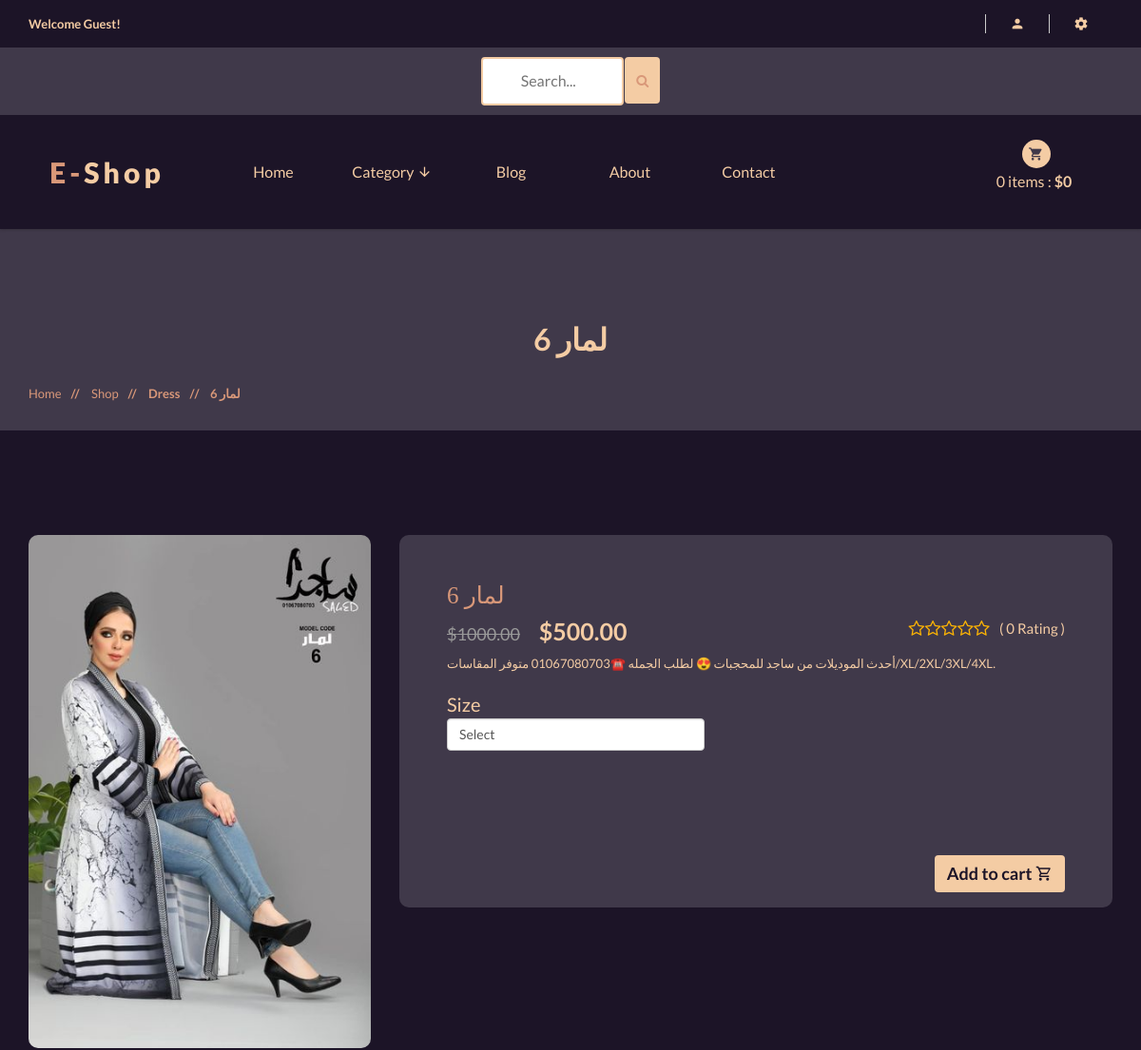
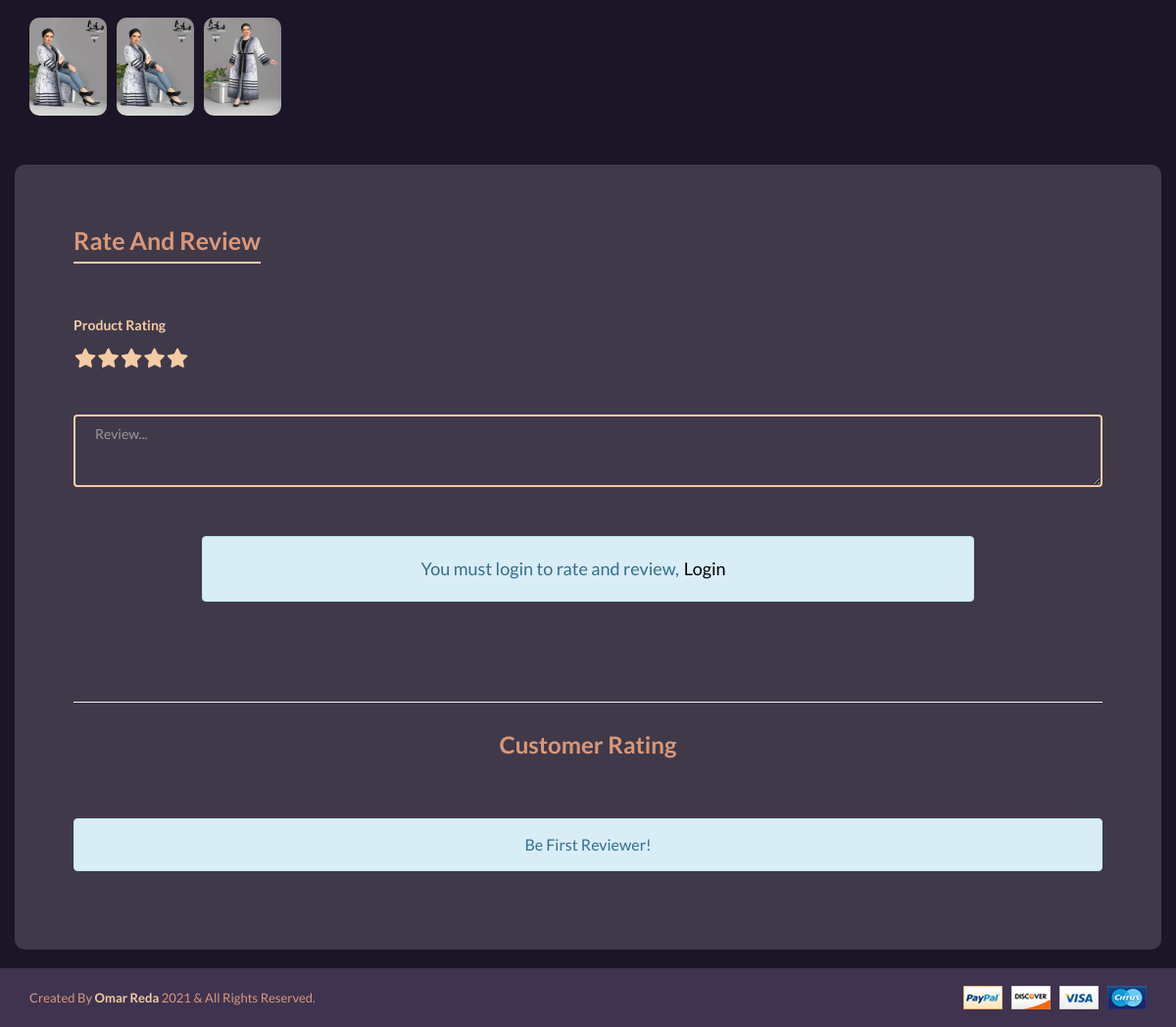
/shop/dress/lmr-6/, run on the app's committed database (2 pictures, top to bottom).
### shop/models.py (models this page shows, shortened)
class Product(models.Model):
    category = models.ForeignKey(Category, on_delete=models.CASCADE)
    name = models.CharField(max_length=100, unique=True)
    slug = models.SlugField(max_length=100, unique=True)
    description = models.TextField(max_length=300, blank=True)
    price = models.DecimalField(max_digits=6, decimal_places=2)
    discount = models.DecimalField(max_digits=6, decimal_places=2, default=0.00)
    image = models.ImageField(upload_to='photos/products')
    stock = models.IntegerField()
    new = models.BooleanField(default=False)
    is_available = models.BooleanField(default=True)
    date_joined_for_format = models.DateTimeField(auto_now_add=True)
    last_login_for_format = models.DateTimeField(auto_now=True)
    def averageRating(self):
        reviews = ReviewRating.objects.filter(product=self, status=True).aggregate(average=Avg('rating'))
        avg = 0
        if reviews['average'] is not None:
            avg = float(reviews['average'])
        return avg
    def countReview(self):
        reviews = ReviewRating.objects.filter(product=self, status=True).aggregate(count=Count('id'))
        count = 0
        if reviews['count'] is not None:
            count = int(reviews['count'])
        return count
    class Meta:
        verbose_name_plural = 'Products'
        ordering = ('-date_joined_for_format',)

class Category(models.Model):
    name = models.CharField(max_length=100, unique=True)
    slug = models.SlugField(max_length=100, unique=True)
    description = models.TextField(max_length=250, blank=True)
    image = models.ImageField(upload_to='categories', blank=True)
    class Meta:
        verbose_name = 'Category'
        verbose_name_plural = 'categories'
    def get_category_slug_url(self):
        return reverse('shop:categries', args=[self.slug])
    def __str__(self):
        return self.name

class ProductGallery(models.Model):
    product = models.ForeignKey(Product, default=None ,on_delete=models.CASCADE)
    image = models.ImageField(upload_to='product_gallery')
    class Meta:
        verbose_name = 'productgallery'
        verbose_name_plural = 'product gallery'

### shop/views.py (the view)
# urls.py: path('shop/<slug:category_slug>/<slug:product_details_slug>/', views.product_details, name='product_details'),
def product_details(request, category_slug, product_details_slug):
    try:
        single_product = Product.objects.get(category__slug=category_slug, slug=product_details_slug)
        in_cart = CartItem.objects.filter(cart__cart_id=_cart_id(request), product=single_product).exists()
    except Exception as e:
        return e
    if request.user.is_authenticated:
        try:
            orderproduct = OrderProduct.objects.filter(user=request.user, product_id=single_product.id).exists()
        except OrderProduct.DoesNotExist:
            orderproduct = None
    else:
        orderproduct = None
    reviews = ReviewRating.objects.order_by('-updated_at').filter(product_id=single_product.id, status=True)
    product_gallery = ProductGallery.objects.filter(product_id=single_product.id)
    context = {
        'single_product': single_product,
        'in_cart': in_cart,
        'orderproduct':orderproduct,
        'reviews': reviews,
        'product_gallery':product_gallery,
    }
    return render(request, 'shop/shop/product_details.html', context)

### cart/views.py (called while the page is built)
def _cart_id(request):
    cart = request.session.session_key
    if not cart :
        cart = request.session.create()
    return cart

### shop/context_processors.py (called while the page is built)
def category_list(request):
    return {
        'categories' : Category.objects.all(),
    }

### shop/models.py (called while the page is built)
    def colors(self):
        return super(VariationManager, self).filter(variation_category='color', is_active=True)

    def sizes(self):
        return super(VariationManager, self).filter(variation_category='size', is_active=True)

### templates/shop/shop/product_details.html (shortened to what this page needs)
{% extends '../../base.html' %}
{% load static %}
{% block content %}
<div style="background:#40394a" class="pages-title section-padding">
	<div class="container">
		<div class="row">
			<div class="col-xs-12">
				<div class="pages-title-text text-center">
					<h2 style="color:#f4cca4">{{single_product.name}}</h2>
					<ul class="text-left">
						<li><a style="color:#d99879" href="\">Home </a></li>
						<li style="color:#d99879"><span> // </span><a style="color:#d99879"
								href="{% url 'shop:shop' %}">shop </a></li>
						<li style="color:#d99879"><span> // </span>{{single_product.category}}</li>
						<li style="color:#d99879"><span> // </span>{{single_product.name}}</li>
					</ul>
				</div>
			</div>
		</div>
	</div>
</div>
<div style="background:#1c1427" class="product-details pages section-padding-top">
	<div class="container">
		<div class="row">
			<div style="font-size:18px;">
				<div>
					<div class="single-list-view">
						<div class="col-xs-12 col-sm-5 col-md-4">
							<div class="quick-image">
								<div class="single-quick-image text-center">
									<div class="list-img">
										<div class="product-img tab-content">
											<div class="simpleLens-container tab-pane active fade in mainImage">
												<a class="simpleLens-image"
													data-lens-image="{{single_product.image.url}}" href="#"><img
														style="border-radius:10px;" src="{{single_product.image.url}}"
														alt="" class="simpleLens-big-image"></a>
											</div>
										</div>
									</div>
								</div>
								<div class="quick-thumb">
									<ul class="product-slider thumb">
										<li><a href="{{ single_product.image.url }}" data-lens-image="{{single_product.image.url}}" target="mainImage"><img style="width:85px; height:100px; border-radius:10px" src="{{single_product.image.url}}" alt="quick view" /></a></li>
										{% for i in product_gallery %}
										<li><a href="{{i.image.url}}" data-lens-image="{{i.image.url}}" target="mainImage"><img  style="width:85px; height:100px; border-radius:10px" src="{{i.image.url}}" alt="quick view" /></a></li>
										{% endfor %}
									</ul>
								</div>
							</div>
						</div>
						<div class="col-xs-12 col-sm-7 col-md-8">
							<div class="quick-right">
								<div style="border-radius:10px;" class="list-text">
									<h3 style="color:#d99879">{{single_product.name}}</h3>
                  <h5>{% if single_product.discount != 0.00 %}<del>${{single_product.discount}}</del>{% endif %}
									<div class="ratting floatright">
										<p style="font-size:1.5rem">( {{single_product.countReview}} Rating )</p>
										<div style="float:right; font-size:1.5rem" class="rating-star">
                      <span>
                        <i class="fa fa-star{% if single_product.averageRating < 0.5 %}-o{% elif single_product.averageRating >= 0.5 and single_product.averageRating < 1 %}-half-o {% endif %}" aria-hidden="true"></i>
                        <i class="fa fa-star{% if single_product.averageRating < 1.5 %}-o{% elif single_product.averageRating >= 1.5 and single_product.averageRating < 2 %}-half-o {% endif %}" aria-hidden="true"></i>
                        <i class="fa fa-star{% if single_product.averageRating < 2.5 %}-o{% elif single_product.averageRating >= 2.5 and single_product.averageRating < 3 %}-half-o {% endif %}" aria-hidden="true"></i>
                        <i class="fa fa-star{% if single_product.averageRating < 3.5 %}-o{% elif single_product.averageRating >= 3.5 and single_product.averageRating < 4 %}-half-o {% endif %}" aria-hidden="true"></i>
                        <i class="fa fa-star{% if single_product.averageRating < 4.5 %}-o{% elif single_product.averageRating >= 4.5 and single_product.averageRating < 5 %}-half-o {% endif %}" aria-hidden="true"></i>
                      </span>
                    </div>
									</div>
                  ${{single_product.price}}</h5>
									<p>{{single_product.description}}.</p>
									<form action="{% url 'cart:add_cart' single_product.id %}" method="POST">
										<div class="all-choose">
											{% if single_product.variation_set.sizes %}
											<div class="col-xs-12 col-sm-7 col-md-5 s-shoose ml-3">
												<p style="font-size:20px; margin-bottom:5px">Size</p>
												<select name="size" class="form-control" required>
													<option value="" disabled selected>Select</option>
												</select>
											</div>
											{% endif %}
											<br><br>
											<br>
											<br>
											<div class="s-shoose">
												<br>
												{% if single_product.stock <= 0 %}
												<div style="font-size:18px" class="alert alert-info text-center"
													role="alert">
													<b>This Product Not In Stock Now, Try Later</b>
												</div>
												{% else %}
												<div class="list-btn floatright">
													<button type="submit" class="btn "
														style="background:#f4cca4;color:#1c1427; font-size:18px"><b>Add
															to cart <i class="mdi mdi-cart-outline"></i></b></button>
												</div>
												{% endif %}
												<br>
											</div>
										</div>
									</form>
								</div>
							</div>
						</div>
					</div>
				</div>
				<div class="row">
					<div class="col-xs-12">
						<div style="border-radius:10px;" class="reviews padding60 margin-top">
							<ul class="reviews-tab clearfix">
								<li class="active"><a style="font-size:25px;color:#d99879" data-toggle="tab"
										href="#reviews">Rate and review</a></li>
							</ul>
							<div class="tab-content">
								<div class="info-reviews review-text tab-pane fade in active" id="reviews">
									<div>
										<form action="{% url 'shop:review' single_product.id %}" method="POST">
											<div class="your-rating log-title">
												<h5>Product rating</h5>
												<div class="rate">
														required /><label for="rating10" title="5"></label>
														required /><label for="rating8" title="4"></label>
														required /><label for="rating6" title="3"></label>
														required /><label for="rating4" title="2"></label>
														required /><label for="rating2" title="1"></label>
												</div>
											</div>
											<br>
											<div class="custom-input">
												<div class="row">
													<div class="col-xs-12">
														<div class="custom-mess">
															<textarea style="border:2px solid #F4CCA4"
																class="form-control" name="review"
																placeholder="Review..." rows="2"></textarea>
														</div>
													</div>
													<div class="col-xs-12"><br>
														<div class="submit-text">
															{% if user.is_authenticated %}
															{% if orderproduct %}
															<button type="submit" class="btn btn-warning"
																style="background:#f4cca4;color:#1c1427; font-size:18px;float: right;"><b>submit
																	review </b></button>
															{% else %}
															<div style="font-size:18px;margin-top:10px;width: 75%;"
																class="container alert alert-info text-center"
																role="alert">
																You must buy this product to review on it!
															</div>
															{% endif %}
															{% else %}
															<div style="font-size:18px;margin-top:10px;width: 75%;"
																class="container alert alert-info text-center"
																role="alert">
																You must login to rate and review,<a
																	style="background:none; color:#000; margin-left: -25px;"
																	href="{% url 'accounts:login' %}">Login</a>
															</div>
															{% endif %}
														</div>
													</div>
												</div>
											</div>
										</form>
									</div>
									<br>
									<br>
									<hr>
									<div class="about-author">
										<h3 class="text-center" style="color:#D99879">Customer rating</h3><br>
										{% if reviews %}
										{% for review in reviews %}
										<div style="background:#1C1427; padding:20px; border-radius:15px" class="autohr-text ">
											<img style="width:50px; height:50px; border-radius:50%" src="{{review.user.userprofile.profile_picture.url}}" class="img-xs icon rounded-circle">
											<div class="author-des">
												<span
													style="color:#F4CCA4; float:right; font-size:14px">{{review.update_at}}</span>
												<h4 style="color:#d99879">{{review.user.full_name}}</h4>
												<div class="rating-star">
													<span>
														<i class="fa fa-star{% if review.rating == 0.5 %}-half-o{% elif review.rating < 1 %}-o {% endif %}"
															aria-hidden="true"></i>
														<i class="fa fa-star{% if review.rating == 1.5 %}-half-o{% elif review.rating < 2 %}-o {% endif %}"
															aria-hidden="true"></i>
														<i class="fa fa-star{% if review.rating == 2.5 %}-half-o{% elif review.rating < 3 %}-o {% endif %}"
															aria-hidden="true"></i>
														<i class="fa fa-star{% if review.rating == 3.5 %}-half-o{% elif review.rating < 4 %}-o {% endif %}"
															aria-hidden="true"></i>
														<i class="fa fa-star{% if review.rating == 4.5 %}-half-o{% elif review.rating < 5 %}-o {% endif %}"
															aria-hidden="true"></i>
													</span>
												</div><br>
												<p style="font-size:18px;margin-top:15px">{{review.review}}</p>
											</div>
										</div>
										<hr />
										{% endfor %}
										{% else %}
										<br>
										<div style="font-size:16px" class="alert alert-info text-center" role="alert">
											Be First Reviewer!
										</div>
										{% endif %}
									</div>
								</div>
							</div>
						</div>
					</div>
				</div>
			</div>
		</div>
		<br>
  </div>
</div>
{% endblock %}

### core/static/css/responsive.css (style rules this page uses)
@media (min-width: 1170px) and (max-width: 1200px) { .list-text > h5 { margin: 10px 0; } }
@media (min-width: 1170px) and (max-width: 1200px) { .list-text > p { margin-bottom: 20px; } }
@media (min-width: 1170px) and (max-width: 1200px) { .list-text { padding: 20px; } }
@media (min-width: 1170px) and (max-width: 1200px) { .quick-thumb li { margin-bottom: 20px; width: 21.92%; } }

### data on the page
Product: name "لمار 6", category "Dress", image (picture), discount "1000.00", countReview "0", price "500.00", description "أحدث الموديلات من ساجد للمحجبات 😍 لطلب الجمله ☎️01067080703 متوفر المقاسات/XL/2XL/3XL/4XL"
ProductGallery: image (picture)
ProductGallery: image (picture)

### other printed values
{{ quantityyy }} "0"
{{ totalll }} "0"
